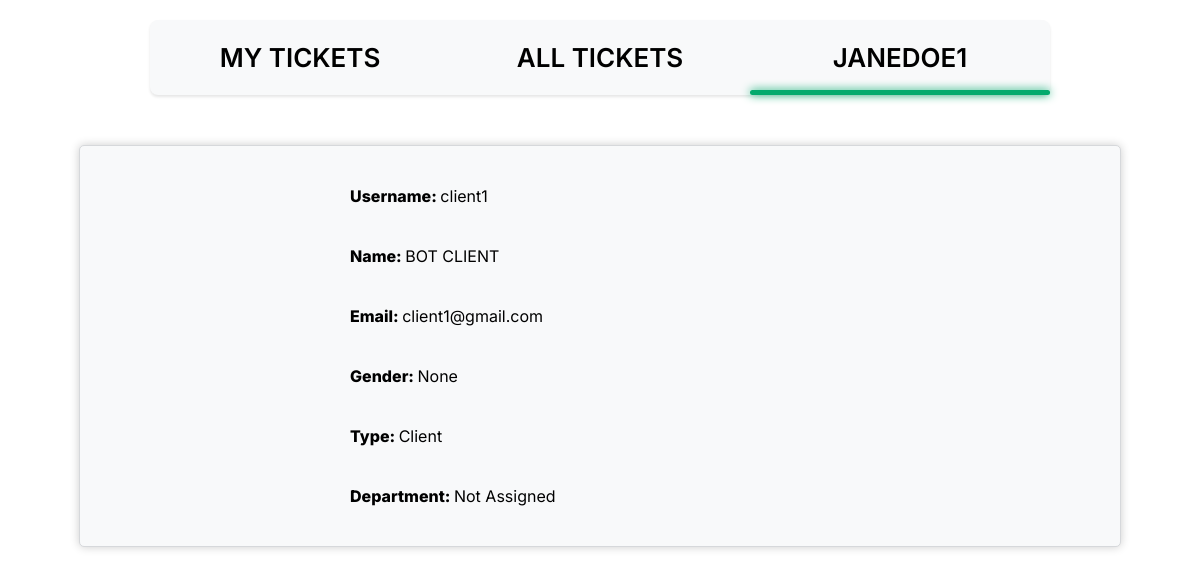
/pages/profile_viewer.php?id=5 (signed in), run on an earlier commit of the app's database.
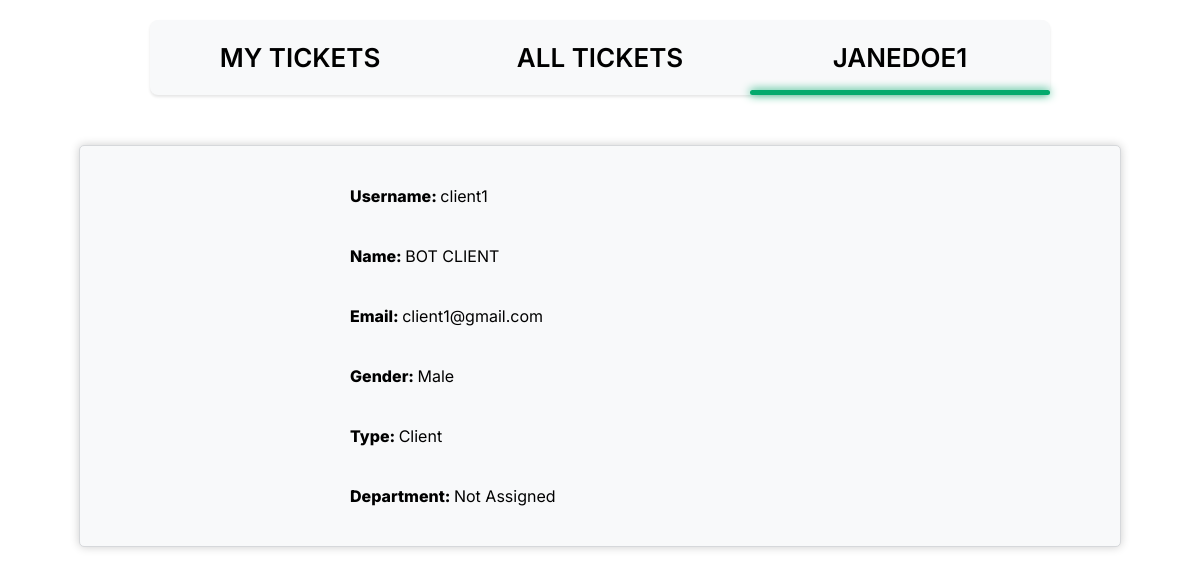
And on a later commit of the database.
### tables this page shows
CREATE TABLE USER (
    user_id INTEGER PRIMARY KEY AUTOINCREMENT,
    department_id INT,
    name VARCHAR(255) NOT NULL,
    username VARCHAR(8) NOT NULL UNIQUE,
    email VARCHAR(255) NOT NULL UNIQUE,
    password VARCHAR(255) NOT NULL,
    type VARCHAR(10) NOT NULL DEFAULT 'Client' CHECK (type = 'Agent' OR type = 'Admin' OR type = 'Client'),
    gender VARCHAR(10) DEFAULT 'None' CHECK(gender = 'Male' or gender = 'Female' or gender = 'Other' or gender = 'None'),
    FOREIGN KEY(department_id) REFERENCES DEPARTMENT(department_id) ON DELETE CASCADE ON UPDATE CASCADE
);

### database/compareID.php (called while the page is built, shortened)
<?php
    $isUser = false;
?>

### database/fetchUser.php (called while the page is built)
<?php
    include 'connection.php';
    $stmt = $db -> prepare('SELECT * FROM User WHERE user_id = :user_id');
    $stmt -> bindParam(':user_id', $userid);
    $stmt -> execute();
    $row = $stmt -> fetch();
    include 'getUserDepartment.php';
?>

### database/getUserDepartment.php (called while the page is built)
<?php
    if(!empty($row['department_id']) && is_numeric($row['department_id'])){
        $stmt2 = $db -> prepare('SELECT name FROM Department WHERE department_id = :department_id');
        $stmt2 -> bindParam(':department_id', $row['department_id']);
        $stmt2 -> execute();
        $row2 = $stmt2 -> fetch();
        $department = $row2['name'];
    }
    else{
        $department = 'Not Assigned';
    }
?>

### pages/profile_viewer.php (the view, shortened to what the changed rows need)
<?php
    include '../database/checkSession.php';
    include '../database/compareID.php';
?>
<!DOCTYPE html>
<html lang="en-US">
    <head>
        <link href="../css/profile_viewer.css" rel="stylesheet">
    </head>
    <body>
            <div class="box">
                <?php if($isUser){
                    echo '<div class="editarea">';
                    echo '<span id="edit"><a href="profile_edit.php?id=' . $_SESSION['user_id'] . '">Edit</a></span>';
                    if($_SESSION['type'] == 'Admin'){
                        echo '<span><a class="system" href="system.php">System</a></span>';
                    }
                    echo '</div>';
                    echo '<div class="labels">
                        <label for="username">Username: <strong>' . $_SESSION['username'] . '</strong></label>
                        <br><br>
                        <label for="name">Name: <strong>' . $_SESSION['name'] . '</strong></label>
                        <br><br>
                        <label for="email">Email: <strong>' . $_SESSION['email'] . '</strong></label>
                        <br><br>
                        <label for="gender">Gender: <strong>' . $_SESSION['gender'] . '</strong></label>
                        <br><br>
                        <label for="type">Type: <strong>' . $_SESSION['type'] . '</strong></label>
                        <br><br>
                        <label for="department">Department: <strong>' . $_SESSION['department'] . '</strong></label>
                        <br><br>
                    </div>
                    <form name="logout" action="../database/logout.php" method="post">
                        <input type="hidden" name="csrf" value="' . $_SESSION['csrf'] . '">
                        <div class="buttons">
                            <button type="submit" class="logoutbtn">Logout</button>
                        </div>
                    </form>';
                }
                else{
                    if(is_numeric($_GET['id'])){
                        $userid = $_GET['id'];
                    }
                    else{
                        header('Location:../pages/my_tickets.php');
                    }
                    include '../database/fetchUser.php';
                    echo '<br>
                    <div class="labels">
                        <label for="username">Username: <strong>' . $row['username'] . '</strong></label>
                        <br><br>
                        <label for="name">Name: <strong>' . $row['name'] . '</strong></label>
                        <br><br>
                        <label for="email">Email: <strong>' . $row['email'] . '</strong></label>
                        <br><br>
                        <label for="gender">Gender: <strong>' . $row['gender'] . '</strong></label>
                        <br><br>';
                    if($_SESSION['type'] == 'Admin'){
                        switch($row['type']){
                            case 'Client':
                                echo '<div class="divtype"><label for="type">Type: <strong>' . $row['type'] . '</strong></label><br><br>';
                                echo '<a class="promote" href="../database/typeChanger.php?id=' . $_GET['id'] . '&type=Agent">Promote</a></div>';
                                echo '<br><br>';
                                break;
                            case 'Agent':
                                echo '<div class="divtype"><label for="type">Type: <strong>' . $row['type'] . '</strong></label><br><br>';
                                echo '<a class="promote" href="../database/typeChanger.php?id=' . $_GET['id'] . '&type=Admin">Promote</a><a class="demote" href="../database/typeChanger.php?id=' . $_GET['id'] . '&type=Client">Demote</a></div>';
                                echo '<br><br>';
                                break;
                            case 'Admin':
                                echo '<div class="divtype"><label for="type">Type: <strong>' . $row['type'] . '</strong></label><br><br>';
                                echo '<a class="demote" href="../database/typeChanger.php?id=' . $_GET['id'] . '&type=Agent">Demote</a></div>';
                                echo '<br><br>';
                                break;
                            default:
                                break;
                        }
                    }
                    else{
                        echo '<label for="type">Type: <strong>' . $row['type'] . '</strong></label>
                        <br><br>';
                    }
                    echo '<div class="departments">';
                    echo '<label for="department">Department: <strong>' . $department . '</strong></label>
                        <br><br>';
                    echo '</div></div>';
                }
                ?>
            </div>
    </body>
</html>

What changed in the data, as far as the page shows it:
changed user "client1": gender "None" → "Male"
